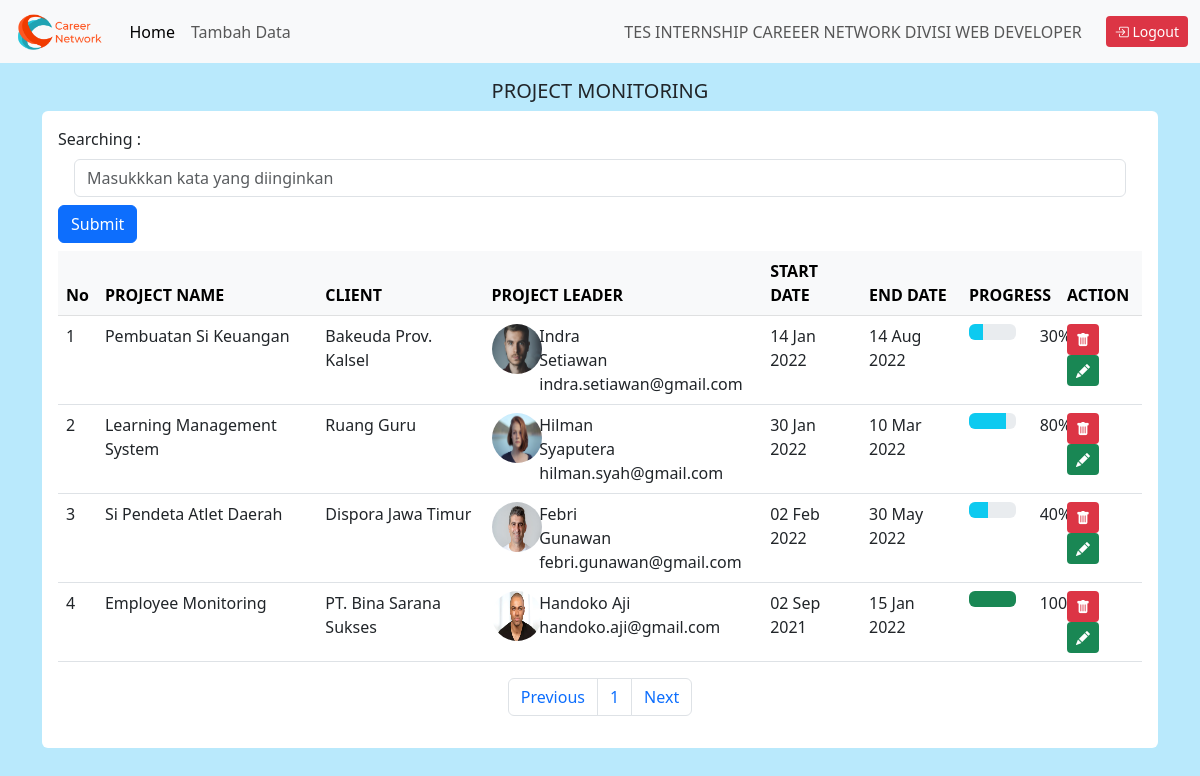
The page /home.php (signed in) on the database its author committed.
### tables this page shows
CREATE TABLE IF NOT EXISTS `project_monitoring` (
  `id_project` int(11) NOT NULL,
  `project_name` varchar(255) NOT NULL,
  `client` varchar(255) NOT NULL,
  `project_leader_name` varchar(255) NOT NULL,
  `project_leader_email` varchar(255) NOT NULL,
  `project_leader_image` varchar(255) NOT NULL,
  `start_date` date NOT NULL,
  `end_date` date NOT NULL,
  `progress` int(11) NOT NULL
);

### home.php (the view, shortened to what this page needs)
<?php
include 'config.php';
?>
<!DOCTYPE html>
<html lang="en">
<head>
    <link rel="stylesheet" href="styles.css">
    <link href="https://cdn.jsdelivr.net/npm/bootstrap@5.3.0-alpha2/dist/css/bootstrap.min.css" rel="stylesheet">
    <link rel="stylesheet" href="https://cdn.jsdelivr.net/npm/bootstrap-icons@1.10.3/font/bootstrap-icons.css">
</head>
<body style="background-color: #B9E9FC;">
    <nav class="navbar navbar-expand-lg navbar-light bg-light">
        <div class="container-fluid">
            <a class="navbar-brand" href="home.php">
                <img src="src/icon/logo.png" alt="..." height="36">
            </a>
            <div class="collapse navbar-collapse" id="navbarText">
                <ul class="navbar-nav me-auto mb-2 mb-lg-0">
                    <li class="nav-item">
                        <a class="nav-link active" aria-current="page" href="home.php">Home</a>
                    </li>
                    <li class="nav-item">
                        <a class="nav-link" href="tambah.php">Tambah Data</a>
                    </li>
                </ul>
                <span class="navbar-text mx-4">
                    TES INTERNSHIP CAREEER NETWORK DIVISI WEB DEVELOPER
                </span>
                <span class="navbar-text">
                    <a href="config/logout.php" class="btn bg-danger text-white btn-sm"><i class="bi bi-box-arrow-in-right"></i> Logout</a>
                </span>
            </div>
        </div>
    </nav>
    <div class="container mt-3" id="tabel">
        <div class="container d-flex justify-content-center">
            <h5>PROJECT MONITORING</h5>
        </div>
        <div class="container bg-white rounded p-3">
            <form class="form-inline" action="home.php" method="get">
                <div class="form-group mb-2">
                    <label for="Pencarian">Searching :</label>
                </div>
                <div class="form-group mx-sm-3 mb-2">
                    <input type="text" class="form-control" placeholder="Masukkkan kata yang diinginkan" name="cari" id="cari" value="<?php if (isset($_GET['cari'])) {
                                                                                                                                            echo $_GET['cari'];
                                                                                                                                        } ?>">
                </div>
                <button type="submit" class="btn btn-primary mb-2">Submit</button>
            </form>
            <table class="table">
                <thead class="table-light">
                    <tr>
                        <th>No</th>
                        <th>PROJECT NAME</th>
                        <th>CLIENT</th>
                        <th>PROJECT LEADER</th>
                        <th>START DATE</th>
                        <th>END DATE</th>
                        <th>PROGRESS</th>
                        <th>ACTION</th>
                    </tr>
                </thead>
                <tbody>
                    <?php
                    $batas = 10;
                    $halaman = isset($_GET['halaman']) ? (int)$_GET['halaman'] : 1;
                    $halaman_awal = ($halaman > 1) ? ($halaman * $batas) - $batas : 0;
                    $previous = $halaman - 1;
                    $next = $halaman + 1;
                    $data = mysqli_query($koneksi, "select * from project_monitoring");
                    $jumlah_data = mysqli_num_rows($data);
                    $total_halaman = ceil($jumlah_data / $batas);
                    if (isset($_GET['cari'])) {
                        $cari = $_GET['cari'];
                        $project = mysqli_query($koneksi, "select * from project_monitoring where project_name like '%" . $cari . "%' or client like '%" . $cari . "%' or project_leader_name like '%" . $cari . "%' or project_leader_email like '%" . $cari . "%' or start_date like '%" . $cari . "%' or progress like '%" . $cari . "%' limit $halaman_awal, $batas");
                    } else {
                        $project = mysqli_query($koneksi, "select * from project_monitoring limit $halaman_awal, $batas");
                    }
                    $nomor = $halaman_awal + 1;
                    while ($hslkeg = mysqli_fetch_array($project)) { ?>
                        <tr>
                            <td><?= $nomor++ ?></td>
                            <td><?= $hslkeg['project_name'] ?></td>
                            <td><?= $hslkeg['client'] ?></td>
                            <td>
                                <div class="row">
                                    <div class="col-sm-2">
                                        <img src="src/images/<?= $hslkeg['project_leader_image']; ?>" class="rounded-circle" alt="Learder Images" width="50" height="50">
                                    </div>
                                    <div class="col-sm-5">
                                        <?= $hslkeg['project_leader_name'] ?><br>
                                        <?= $hslkeg['project_leader_email'] ?>
                                    </div>
                                </div>
                            </td>
                            <td>
                                <?php
                                $start_date = date('d M Y', strtotime($hslkeg['start_date']));
                                echo $start_date;
                                ?>
                            </td>
                            <td>
                                <?php
                                $end_date = date('d M Y', strtotime($hslkeg['end_date']));
                                echo $end_date;
                                ?>
                            </td>
                            <td>
                                <div class="row">
                                    <div class="col-sm-8">
                                        <?php
                                        if ($hslkeg['progress'] == 100) { ?>
                                            <div class="progress">
                                                <div class="progress-bar bg-success" role="progressbar" style="width: <?= $hslkeg['progress'] ?>%" aria-valuenow="<?= $hslkeg['progress'] ?>" aria-valuemin="0" aria-valuemax="100"></div>
                                            </div>
                                        <?php } else { ?>
                                            <div class="progress">
                                                <div class="progress-bar bg-info" role="progressbar" style="width: <?= $hslkeg['progress'] ?>%" aria-valuenow="<?= $hslkeg['progress'] ?>" aria-valuemin="0" aria-valuemax="100"></div>
                                            </div>
                                        <?php }
                                        ?>
                                    </div>
                                    <div class="col-sm-2">
                                        <p><?= $hslkeg['progress'] ?>%</p>
                                    </div>
                                </div>
                            </td>
                            <td>
                                <a href="./config/delete.php?id=<?= $hslkeg['id_project'] ?>" class="btn bg-danger text-white btn-sm"><i class="bi bi-trash-fill"></i></a>
                                <a href="form_edit.php?id=<?= $hslkeg['id_project'] ?>" class="btn bg-success text-white btn-sm"><i class="bi bi-pencil-fill"></i></a>
                            </td>
                        </tr>
                    <?php
                    }
                    ?>
                </tbody>
            </table>
            <nav>
                <ul class="pagination justify-content-center">
                    <li class="page-item">
                        <a class="page-link" <?php if ($halaman > 1) {
                                                    echo "href='?halaman=$previous'";
                                                } ?>>Previous</a>
                    </li>
                    <?php
                    for ($x = 1; $x <= $total_halaman; $x++) {
                    ?>
                        <li class="page-item"><a class="page-link" href="?halaman=<?php echo $x ?>"><?php echo $x; ?></a></li>
                    <?php
                    }
                    ?>
                    <li class="page-item">
                        <a class="page-link" <?php if ($halaman < $total_halaman) {
                                                    echo "href='?halaman=$next'";
                                                } ?>>Next</a>
                    </li>
                </ul>
            </nav>
        </div>
    </div>
    <br><br><br>
</body>
</html>

### styles.css (style rules this page uses)
body { background-color: #92a8d1; }

### rows shown on the page
project_monitoring: project_name "Pembuatan Si Keuangan", client "Bakeuda Prov. Kalsel", project_leader_image (picture), project_leader_name "Indra Setiawan", project_leader_email "indra.setiawan@gmail.com", start_date "14 Jan 2022", end_date "14 Aug 2022", progress "30"
project_monitoring: project_name "Learning Management System", client "Ruang Guru", project_leader_image (picture), project_leader_name "Hilman Syaputera", project_leader_email "hilman.syah@gmail.com", start_date "30 Jan 2022", end_date "10 Mar 2022", progress "80"
project_monitoring: project_name "Si Pendeta Atlet Daerah", client "Dispora Jawa Timur", project_leader_image (picture), project_leader_name "Febri Gunawan", project_leader_email "febri.gunawan@gmail.com", start_date "02 Feb 2022", end_date "30 May 2022", progress "40"
project_monitoring: project_name "Employee Monitoring", client "PT. Bina Sarana Sukses", project_leader_image (picture), project_leader_name "Handoko Aji", project_leader_email "handoko.aji@gmail.com", start_date "02 Sep 2021", end_date "15 Jan 2022", progress "100"
